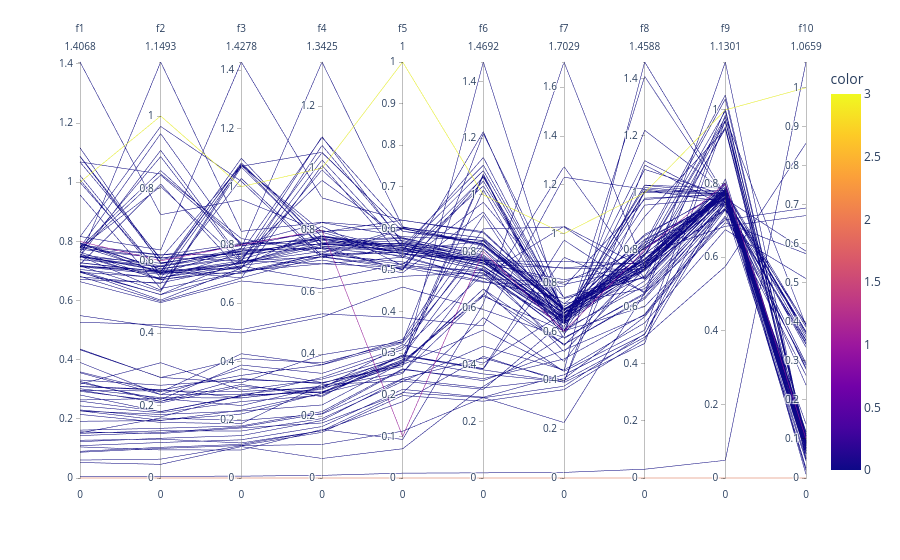

Notebook cell for this chart:
### Code cell
columns = problem.get_objective_names()[0] + ['color']
objs = ea.population.objectives
objs_col = [[0]] * len(objs)
objs = pd.DataFrame(np.hstack((objs, objs_col)), columns=columns)

resp = pd.DataFrame(np.hstack((response, [[1]])), columns=columns)
ide = pd.DataFrame(np.hstack(([problem.ideal], [[2]])), columns=columns)
nad = pd.DataFrame(np.hstack(([problem.nadir], [[3]])), columns=columns)

fig = ex.parallel_coordinates(
        pd.concat([objs, resp, ide, nad]),
        dimensions=problem.get_objective_names()[0],
        color="color")
fig
